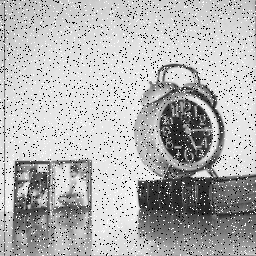
//> input picture 2DImProExercise/2DImProExercise2/SaltAndPepper.png, 256 x 256 px
$ ./2DImProExercise2   (built with g++ and OpenCV 4)
//> lines starting //> are read from the running program, lines starting //| are printed output that depends on the picture
### 2DImProExercise/2DImProExercise2/stdafx.h
// stdafx.h : include file for standard system include files,
// or project specific include files that are used frequently, but
// are changed infrequently
//

#pragma once

#include "targetver.h"

#include <stdio.h>
#include <tchar.h>


// TODO: reference additional headers your program requires here

### 2DImProExercise/2DImProExercise2/2DImProExercise2.cpp
// ConsoleApplication1.cpp : Defines the entry point for the console application.
//

#define _CRT_SECURE_NO_WARNINGS

#include "stdafx.h"
#include <iostream>
#include <opencv2\imgcodecs.hpp>
#include <opencv2\features2d.hpp>
#include <opencv2\photo.hpp>
#include <opencv2\ximgproc.hpp>

using namespace cv;
using namespace cv::ximgproc;

using namespace std;

int main(int argc, char **argv)
{
	Mat input;

	if (argc == 1)
	{
		argv[1] = "SaltAndPepper.png";
	}

	input = imread(argv[1]);
//> input is the input picture: 256 rows x 256 cols, CV_8UC3; min 0, max 255, mean 180.1
	Mat med, bilat, guide, roll;
	medianBlur(input, med, 5);
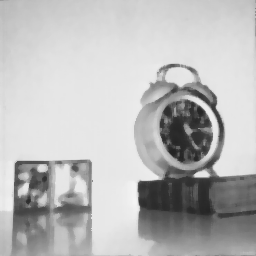
//> med: 256 rows x 256 cols, CV_8UC3; min 36, max 244, mean 186.3
	imwrite(std::string(argv[1]) + "MedianFilter.png", med);

	bilateralFilter(input, bilat, 5, 1.0, 1.0);
	imwrite(std::string(argv[1]) + "BilateralFilter.png", bilat);

	guidedFilter(input, input, guide, 5, 0.001, -1);
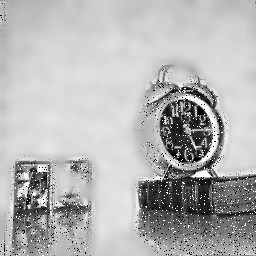
//> guide: 256 rows x 256 cols, CV_8UC3; min 0, max 255, mean 180
	imwrite(std::string(argv[1]) + "GuidedFilter.png", guide);

	rollingGuidanceFilter(input, roll);
	imwrite(std::string(argv[1]) + "RollingGuidanceFilter.png", roll);

    return 0;
}
